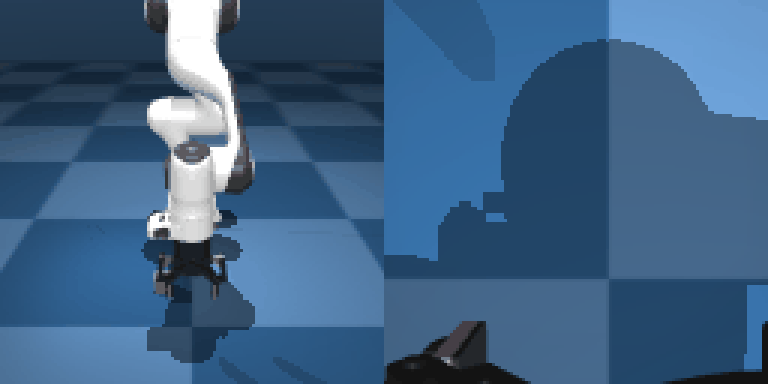
#> input picture eval_results/act_smoke_5cm_seed1001_ok.gif, 768 x 384 px, given in place of expert_seed1000_ok.gif, which was not available
$ python make_readme_media.py
#> lines starting #> are read from the running program, lines starting #| are printed output that depends on the picture; pictures that were not available may be replaced by others from this repository, and a replacement may not be noted
"""Build the figures used in README.md from the files in eval_results/.

  python tools/make_readme_media.py

Writes to assets/:
  rollouts.gif                  pick-cube: expert, ACT and SmolVLA on the same cube (seed 1000)
  failure_act.gif               pick-cube: an ACT failure (seed 1001), the gripper closes too early
  success_curve_{light,dark}.png             pick-cube success rate vs training step
  pickplace_rollouts.gif        pick-and-place: expert, ACT and SmolVLA on the same cube and pad (seed 1011)
  pickplace_compare.gif         pick-and-place: ACT stalls short of the pad, SmolVLA places it (seed 1002)
  pickplace_curve_{light,dark}.png           pick-and-place success rate vs training step
"""
import csv
from pathlib import Path

import matplotlib

matplotlib.use("Agg")
import matplotlib.pyplot as plt
import numpy as np
from PIL import Image, ImageDraw, ImageFont

ROOT = Path(__file__).resolve().parent.parent
RESULTS = ROOT / "eval_results"
ASSETS = ROOT / "assets"
SCALE = 2          # upscale factor for the 128x128 camera images
HOLD_FRAMES = 8    # extra copies of the last frame so the loop pauses on the outcome
FRAME_MS = 150


def font(size, bold=False):
    name = "DejaVuSans-Bold.ttf" if bold else "DejaVuSans.ttf"
    try:
        return ImageFont.truetype(name, size)
    except OSError:
        return ImageFont.load_default()


def load_rollout(name):
    """Frames from an eval GIF as (front, wrist) pairs at the original 128x128 resolution."""
#> called with name = 'expert_seed1000_ok'
    gif = Image.open(RESULTS / f"{name}.gif")
#> gif is the input picture: PIL image 768x384 P; mean R, G, B 62, 96.8, 131.5
    frames = []
    for i in range(gif.n_frames):
        gif.seek(i)
        im = gif.convert("RGB").resize((256, 128), Image.NEAREST)  # eval GIFs are saved at 3x
        frames.append((im.crop((0, 0, 128, 128)), im.crop((128, 0, 256, 128))))
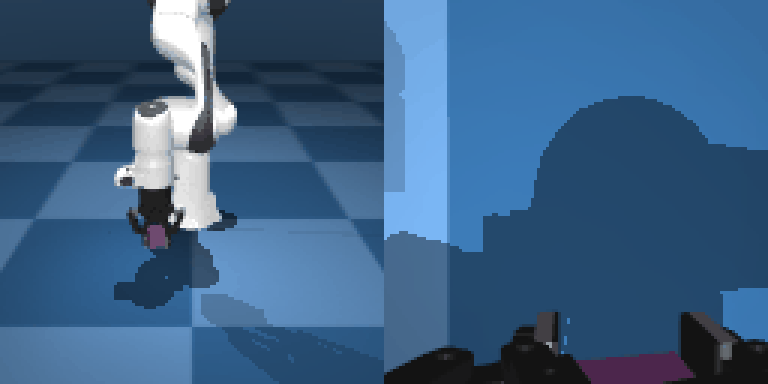
#> gif: PIL image 768x384 RGB; mean R, G, B 59.5, 95.7, 132.4
#> after the loop, frames = 45 items
    return frames


def up(im):
    return im.resize((im.width * SCALE, im.height * SCALE), Image.NEAREST)


def make_rollouts(columns, out_name, max_frames=None):
    """Side-by-side rollouts: one column per (title, eval GIF name), front camera above wrist camera."""
    rollouts = [load_rollout(f)[:max_frames] for _, f in columns]
#> call 2 of load_rollout, with name = 'actv2_30k_videos_seed1000_ok'
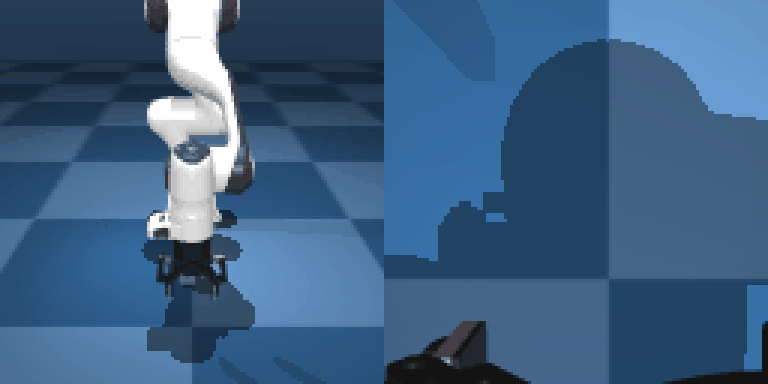
#> input picture eval_results/act_smoke_5cm_seed1002_ok.gif, 768 x 384 px, given in place of actv2_30k_videos_seed1000_ok.gif, which was not available
#> in load_rollout, gif is the input picture: PIL image 768x384 P; mean R, G, B 61.2, 95.5, 129.8
#> after the loop in load_rollout (call 2), `for i in range(gif.n_frames):`:
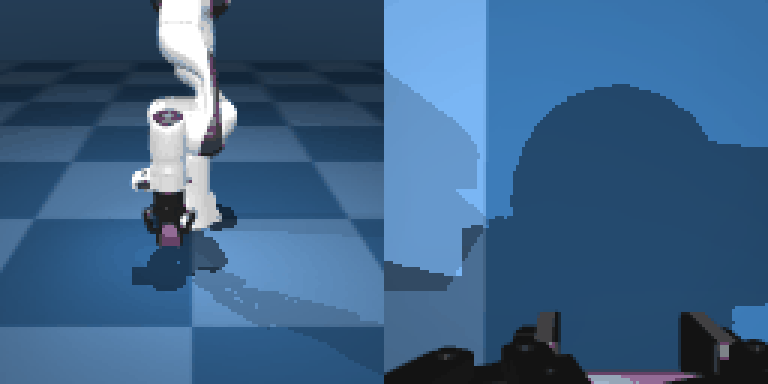
#> gif: PIL image 768x384 RGB; mean R, G, B 60.7, 97.3, 134
#> after the loop in load_rollout (call 2), `for i in range(gif.n_frames):`: frames = 58 items
#> rollouts = 3 items
    n = max(len(r) for r in rollouts) + HOLD_FRAMES
#> n = 66
    cell, header, gap = 128 * SCALE, 34, 6
    width = len(columns) * cell + (len(columns) - 1) * gap
    height = header + 2 * cell + gap
    bg = (13, 17, 23)
    out = []
    for t in range(n):
        canvas = Image.new("RGB", (width, height), bg)
        draw = ImageDraw.Draw(canvas)
        for c, ((title, _), frames) in enumerate(zip(columns, rollouts)):
            front, wrist = frames[min(t, len(frames) - 1)]
            x = c * (cell + gap)
            draw.text((x + cell // 2, header // 2), title, fill=(240, 239, 236), font=font(15, True), anchor="mm")
            canvas.paste(up(front), (x, header))
            canvas.paste(up(wrist), (x, header + cell + gap))
        out.append(canvas)
#> this loop made 66 passes
#> pass 1, in make_rollouts, `canvas = Image.new("RGB", (width, height), bg)`:
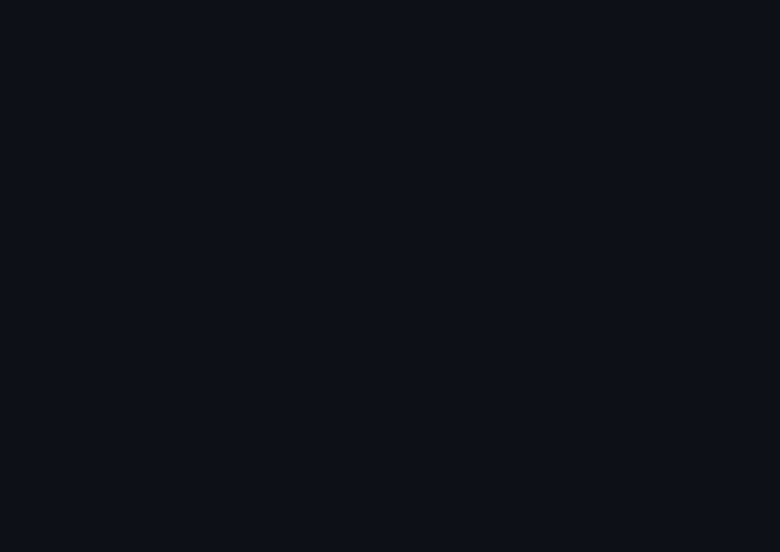
#> canvas: PIL image 780x552 RGB; mean R, G, B 13, 17, 23
#> after the loop:
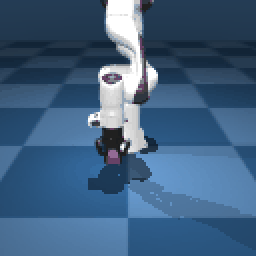
#> front: PIL image 128x128 RGB (shown 2 times larger); mean R, G, B 64.8, 96, 127.8
#> after the loop:
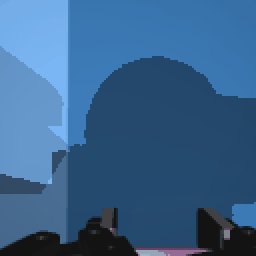
#> wrist: PIL image 128x128 RGB (shown 2 times larger); mean R, G, B 56.5, 98.6, 140.3
#> after the loop, out = 66 items
    save_gif(out, ASSETS / out_name)


def make_failure():
    frames = load_rollout("actv2_30k_videos_seed1001_fail")[:34]
    captions = [(0, "approach"), (11, "gripper starts closing 5 cm above the cube"),
                (17, "closed on empty air"), (22, "lifts nothing")]
    cell, footer = 128 * SCALE, 34
    out = []
    for t in range(len(frames) + HOLD_FRAMES):
        front, wrist = frames[min(t, len(frames) - 1)]
        canvas = Image.new("RGB", (2 * cell, cell + footer), (13, 17, 23))
        canvas.paste(up(front), (0, 0))
        canvas.paste(up(wrist), (cell, 0))
        text = [c for s, c in captions if t >= s][-1]
        ImageDraw.Draw(canvas).text((cell, cell + footer // 2), f"ACT, seed 1001: {text}",
                                    fill=(240, 239, 236), font=font(13), anchor="mm")
        out.append(canvas)
    save_gif(out, ASSETS / "failure_act.gif")


def save_gif(frames, path):
    frames[0].save(path, save_all=True, append_images=frames[1:], duration=FRAME_MS, loop=0, optimize=True)
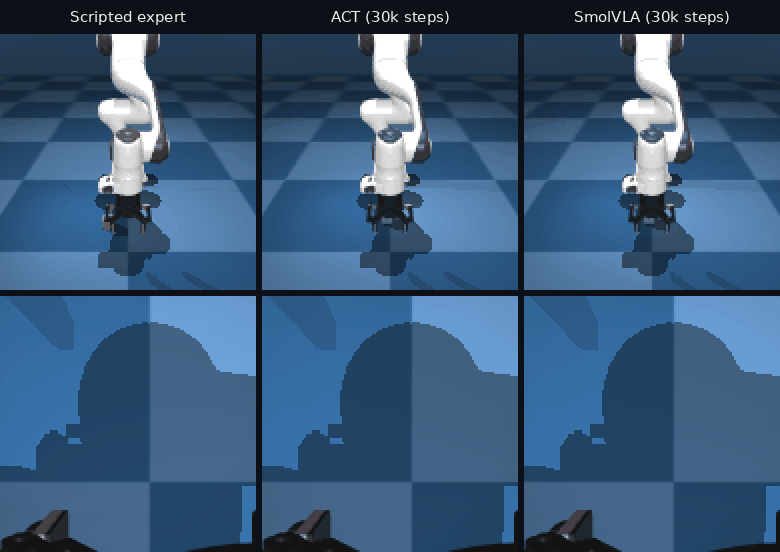
#> saved as rollouts.gif: PIL image 780x552 RGB; mean R, G, B 57.9, 89.7, 121.6
    print(f"wrote {path.relative_to(ROOT)} ({path.stat().st_size / 1e6:.1f} MB)")


# [16 lines left out: functions wilson, curve, not called in this run]


THEMES = {
    "light": dict(surface="#ffffff", text="#0b0b0b", muted="#52514e", grid="#e4e3df",
                  series=["#2a78d6", "#eb6834"]),
    "dark": dict(surface="#0d1117", text="#f0efec", muted="#c3c2b7", grid="#2b2d31",
                 series=["#3987e5", "#d95926"]),
}


# [38 lines left out: function make_curve, not called in this run]


if __name__ == "__main__":
    ASSETS.mkdir(exist_ok=True)
    make_rollouts([("Scripted expert", "expert_seed1000_ok"),
                   ("ACT (30k steps)", "actv2_30k_videos_seed1000_ok"),
                   ("SmolVLA (30k steps)", "smolvla30k_030000_seed1000_ok")], "rollouts.gif")
    make_failure()
#> (the run stopped early here; a loop or call above may not have finished)
